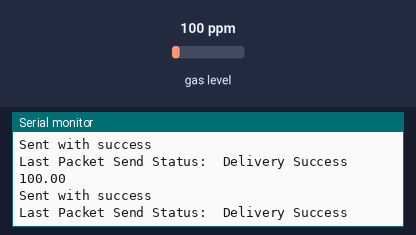
Bench run of a sketch on a simulated ESP32. Parts: the last lines printed to the serial monitor. The inputs (shaded band) are chosen by the test bench; at power-on: gas level 100 ppm.

Above: at 2.8 s.
2.9 s: gas level set to 20 ppm
At 4.4 s:
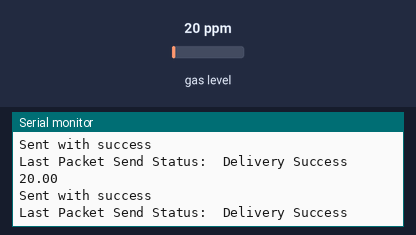
5.6 s: gas level set to 250 ppm
At 7.2 s:
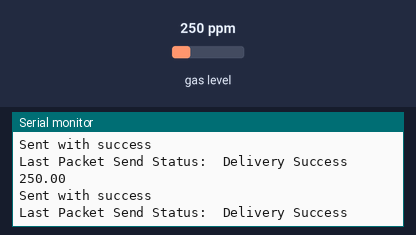
Timing chart, 0 to 8.7 s (numbered marks = the images above; inputs shaded):
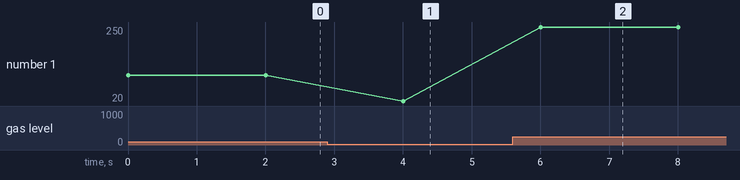

The sketch:

ESPNOWMQ8_REV1.ino
```cpp
//Librerias de comunicación
#include <WiFi.h>
#include <esp_now.h>

//Libreria el sensor
#include <MQUnifiedsensor.h>
/************************Hardware Related Macros************************************/
#define         Board                   ("ESP-32")


#define         Pin                     (36) //pin analogico en el ESP32

/***********************Software Related Macros************************************/
#define         Type                    ("MQ-8") //MQ8
#define         Voltage_Resolution      (3.3) // 3V3
#define         ADC_Bit_Resolution      (12) // ESP-32 bit resolution.
#define         RatioMQ8CleanAir        (15.95) //RS / R0 = 70 ppm nuevo calculo
/*****************************Globals***********************************************/
MQUnifiedsensor MQ8(Board, Voltage_Resolution, ADC_Bit_Resolution, Pin, Type);
/*****************************Globals***********************************************/


// ESP-NOW
//-------------------------------------------------------------------------------------
uint8_t RxMACaddress[] = {0x9C, 0x9C, 0x1F, 0xE8, 0xFA, 0x90}; // verificar con codigo 84:CC:A8:2C:1C:8C Esta es la dirección mac del otro ESP32


typedef struct TxStruct
{
  float H2; // PENDIENTE CAMBIAR int potval
}TxStruct;
TxStruct sentData;

void OnDataSent(const uint8_t *mac_addr, esp_now_send_status_t status) //Funcion de retorno.
{
  Serial.print("\r\nLast Packet Send Status:\t");
  Serial.println(status == ESP_NOW_SEND_SUCCESS ? "Delivery Success" : "Delivery Fail");
}


void setup()
{


  Serial.begin(115200); //inicialización del puerto serial
  WiFi.mode(WIFI_STA);  // Lo inicio en modo estación
   //Valores de calibración del sensor MQ8
  MQ8.init();

  MQ8.setRL(1); // RESISTENCIA DE CARGA
  MQ8.setR0(0.14); // VALOR DE R0 CACULADO EN LA CALIBRACION

  //------------------------------------------------------------------------------------
  if(esp_now_init() != ESP_OK)
  {
    Serial.println("Error initializing ESP-NOW");
    return;
  }
  // Definir la función de callback para recibir confirmaciones de entrega
  esp_now_register_send_cb(OnDataSent);
  // Registrar el dispositivo receptor con su dirección MAC
  esp_now_peer_info_t peerInfo;
  memcpy(peerInfo.peer_addr, RxMACaddress, 6);
  peerInfo.channel = 0;
  peerInfo.encrypt = false;
  //-------------------------------------------------------------------------------------
  if(esp_now_add_peer(&peerInfo) != ESP_OK)
  {
    Serial.println("Error al registrar el dispositivo receptor");
    return;
  }


  }

void loop()
{
  MQ8.update(); // Actualiza los datos, lee el voltaje desde el pin analogico.
  MQ8.setRegressionMethod(1); //_PPM =  a*ratio^b
  MQ8.setA(987.99); MQ8.setB(-2.162); // Configure the equation to to calculate H2 concentration

  sentData.H2 = MQ8.readSensor();

  Serial.println(sentData.H2);


  esp_err_t result = esp_now_send(RxMACaddress, (uint8_t *) &sentData, sizeof(sentData));
  //-------------------------------------------------------------------------------------
  if (result == ESP_OK) Serial.println("Sent with success");
  else Serial.println("Error sending the data");
  //-------------------------------------------------------------------------------------
  delay(2000);
  //Serial.print("Hidrogeno (PPM): ");
  //Serial.println(H2);
  //delay(500);
}
```

Measured:
- after the input at 2.9 s, the serial monitor: prints a new line after 1.1 s (image 1)
- after the input at 5.6 s, the serial monitor: prints a new line after 0.40 s (image 2)
- plotted number 1: 100 → 20 after the input at 2.9 s, 20 → 250 after the input at 5.6 s
